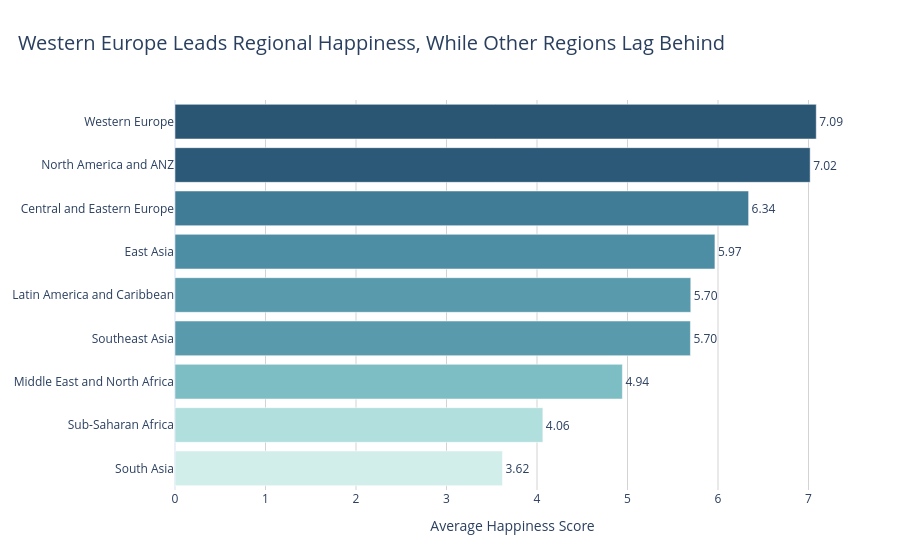

Here is the notebook cell this chart was saved with:
### Markdown cell above
---
## Task 1 — Regional Comparison Bar Chart

**What to build:** A horizontal bar chart showing the **average happiness score by region**, sorted from highest to lowest.

**Requirements:**
- Horizontal orientation (category names are long)
- Sorted by score, descending (so the happiest region is at the top)
- Zero baseline on x-axis
- At least one design choice that goes beyond the Plotly default (colour, annotation, labels, etc.)
- An insight title that answers: *which region stands out and why does it matter?*

**Hint:** Use `df.groupby('Region')['Happiness_Score'].mean()` to compute the averages.

### Code cell
# Task 1: Regional comparison bar chart
# -------------------------------------

# Step 1: Compute average happiness score by region
region_avg = (df.groupby('Region')['Happiness_Score']
              .mean()
              .reset_index()
              .sort_values('Happiness_Score'))  # sort for horizontal bar

print(region_avg)

# Step 2: Build your chart

fig = px.bar(
    region_avg.sort_values('Happiness_Score', ascending=True),
    x='Happiness_Score',
    y='Region',
    orientation='h',
    text=region_avg.sort_values('Happiness_Score', ascending=True)['Happiness_Score'].round(2),
    color='Happiness_Score',
    color_continuous_scale='Teal',
    title='Western Europe Leads Regional Happiness, While Other Regions Lag Behind',
    labels={
        'Happiness_Score': 'Average Happiness Score',
        'Region': 'Region'
    }
)

fig.update_xaxes(rangemode='tozero')

# Improve chart appearance
fig.update_traces(
    texttemplate='%{text:.2f}',
    textposition='outside',
    cliponaxis=False
)

fig.update_layout(
    template='plotly_white',
    title=dict(
        x=0.02,
        xanchor='left',
        font=dict(size=20)
    ),
    xaxis=dict(
        showgrid=True,
        gridcolor='lightgray',
        zeroline=True,
        zerolinewidth=2
    ),
    yaxis=dict(
        title=None
    ),
    coloraxis_showscale=False,
    margin=dict(l=150, r=50, t=100, b=60),
    height=550
)

fig.show()

### Figure 1 — Plotly figure (JSON) as saved in the notebook; plotly's stock layout.template omitted (floating-point values rounded to 4 significant figures)
{"data": [{"cliponaxis": false, "hovertemplate": "Average Happiness Score=%{marker.color}<br>Region=%{y}<br>text=%{text}<extra></extra>", "legendgroup": "", "marker": {"color": [3.618, 4.065, 4.943, 5.695, 5.699, 5.966, 6.338, 7.018, 7.086], "coloraxis": "coloraxis", "pattern": {"shape": ""}}, "name": "", "orientation": "h", "showlegend": false, "text": [3.62, 4.06, 4.94, 5.7, 5.7, 5.97, 6.34, 7.02, 7.09], "textposition": "outside", "texttemplate": "%{text:.2f}", "type": "bar", "x": [3.618, 4.065, 4.943, 5.695, 5.699, 5.966, 6.338, 7.018, 7.086], "xaxis": "x", "y": ["South Asia", "Sub-Saharan Africa", "Middle East and North Africa", "Southeast Asia", "Latin America and Caribbean", "East Asia", "Central and Eastern Europe", "North America and ANZ", "Western Europe"], "yaxis": "y"}], "layout": {"barmode": "relative", "coloraxis": {"autocolorscale": false, "colorbar": {"title": {"text": "Average Happiness Score"}}, "colorscale": [[0, "rgb(209, 238, 234)"], [0.1667, "rgb(168, 219, 217)"], [0.3333, "rgb(133, 196, 201)"], [0.5, "rgb(104, 171, 184)"], [0.6667, "rgb(79, 144, 166)"], [0.8333, "rgb(59, 115, 143)"], [1, "rgb(42, 86, 116)"]], "showscale": false}, "height": 550, "legend": {"tracegroupgap": 0}, "margin": {"b": 60, "l": 150, "r": 50, "t": 100}, "title": {"font": {"size": 20}, "text": "Western Europe Leads Regional Happiness, While Other Regions Lag Behind", "x": 0.02, "xanchor": "left"}, "xaxis": {"anchor": "y", "domain": [0, 1], "gridcolor": "lightgray", "rangemode": "tozero", "showgrid": true, "title": {"text": "Average Happiness Score"}, "zeroline": true, "zerolinewidth": 2}, "yaxis": {"anchor": "x", "domain": [0, 1], "title": {}}}}
